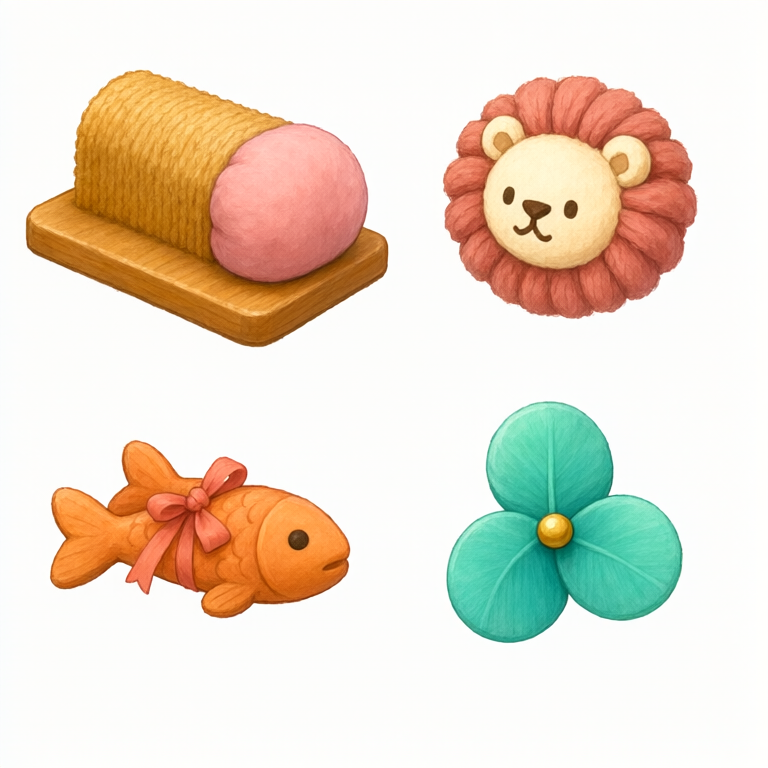
#> input picture art-source/treehouse-field-20261125/mechanisms/master.png, 768 x 768 px, found by its file name
$ python derive.py
#> lines starting #> are read from the running program, lines starting #| are printed output that depends on the picture; after the words box and inside, x2 and y2 are one past the last pixel; in counts of white or black regions, pixels touching at a corner belong together
"""Extract transparent sprites and stage a noninteractive, common-scale preview."""
import hashlib
import json
from pathlib import Path

import numpy as np
from PIL import Image, ImageDraw, ImageFilter
from scipy import ndimage

ROOT = Path(__file__).resolve().parent
GROUPS = {
    'props': ('books', 'stool', 'blanket-basket', 'scrolls'),
    'units-clean': ('fish', 'yarn', 'feather', 'heavy-cart'),
    'support': ('clip', 'scarf', 'tower-paper', 'tower-thread'),
    'mechanisms': ('tower-scratch', 'yarn-lion', 'fish-bundle', 'feather-wheel'),
}


def cutout(cell):
    rgb = np.asarray(cell.convert('RGB'), dtype=np.float32)
    ink = 255 - rgb.min(axis=2)
    # Remove flat near-white backing, including the open space between stool legs.
    mask = ink > 24
    labels, count = ndimage.label(mask)
    if not count:
        raise ValueError('No object in cell')
    areas = np.bincount(labels.ravel())
    keep = np.where(areas >= 45)[0]
    solid = np.isin(labels, keep[keep != 0])
    # Fill tiny specks in the object, not the visibly open holes in its silhouette.
    holes, _ = ndimage.label(ndimage.binary_fill_holes(solid) & ~solid)
    area = np.bincount(holes.ravel())
    solid |= (holes != 0) & (area[holes] < 145)
    interior = ndimage.binary_erosion(solid, iterations=2)
    near = ndimage.binary_dilation(solid, iterations=1)
    # Estimate the matte by projecting edge pixels onto the line from white to nearby ink.
    if not interior.any():
        raise ValueError('No opaque interior in cell')
    nearest = ndimage.distance_transform_edt(~interior, return_distances=False, return_indices=True)
    foreground = rgb[tuple(nearest)]
    delta = 255 - foreground
    coverage = ((255 - rgb) * delta).sum(axis=2) / np.maximum((delta ** 2).sum(axis=2), 1)
    alpha = np.where(interior, 1, np.where(near & (ink > 10), np.clip(coverage, 0, 1), 0))
    unmatted = np.where(interior[..., None], rgb, foreground)
    rgba = np.dstack((unmatted, alpha * 255)).round().astype('uint8')
    sprite = Image.fromarray(rgba, 'RGBA')
    bounds = sprite.getbbox()
    if not bounds or min(bounds[0], bounds[1], cell.width - bounds[2], cell.height - bounds[3]) < 3:
        raise ValueError(f'Object clipped by cell edge: {bounds}')
    sprite = sprite.crop(bounds)
    sprite.thumbnail((116, 116), Image.Resampling.LANCZOS)
    padded = Image.new('RGBA', (sprite.width + 8, sprite.height + 8))
    padded.alpha_composite(sprite, (4, 4))
    return padded, bounds


# [49 lines left out: functions scene, pack, render_stair_preview, not called in this run]


def main():
    sprites = {}
    records = []
    for group, ids in GROUPS.items():
        source = ROOT / group / 'master.png'
        if not source.exists():
            continue
        digest = hashlib.sha256(source.read_bytes()).hexdigest()
        with Image.open(source) as master:
#> master is the input picture: PIL image 768x768 RGBA; mean R, G, B, A 232.8, 220.3, 204.1, 254.9
            if master.size != (768, 768):
                raise ValueError(f'Unexpected size {master.size} for {group}')
            for i, sprite_id in enumerate(ids):
                split_x = 414 if group == 'mechanisms' and i < 2 else 384
                split_y = 357 if group == 'support' else 384
                left, right = (0, split_x) if i % 2 == 0 else (split_x, 768)
                top, bottom = (0, split_y) if i < 2 else (split_y, 768)
                cell = (left, top, right, bottom)
                try:
                    sprite, bounds = cutout(master.crop(cell))
                except ValueError as error:
                    raise ValueError(f'{group}/{sprite_id}: {error}') from error
                output = ROOT / group / f'{sprite_id}.png'
                sprite.save(output, optimize=True)
                sprites[sprite_id] = sprite
                records.append({'id': sprite_id, 'source': f'{group}/master.png', 'sha256': digest,
                                'cellLTRB': cell, 'alphaBoundsLTRB': bounds,
                                'output': f'{group}/{output.name}', 'size': sprite.size,
                                'pivot': [0.5, 0.0]})
#> this loop made 1 pass
#> (count in cutout, areas in cutout, keep in cutout, area in cutout, bounds) on pass 1: (1, [81878, 65578], [0, 1], [147456], (25, 69, 384, 348))
#> pass 1, in cutout, `rgb = np.asarray(cell.convert('RGB'), dtype=np.float32)`:
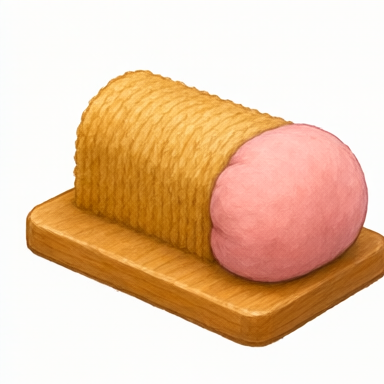
#> rgb: shape (384, 384, 3) float32; mean R, G, B 233.4, 201.1, 172.5
#> pass 1, in cutout, `ink = 255 - rgb.min(axis=2)`:
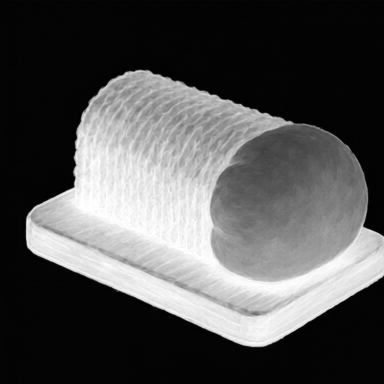
#> ink: shape (384, 384) float32; min 0, max 255, mean 82.6
#> pass 1, in cutout, `mask = ink > 24`:
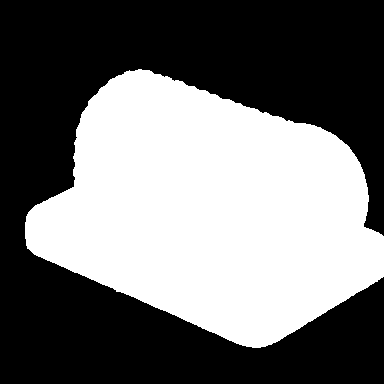
#> mask: shape (384, 384) bool; 44.5% white; 1 white region, box (x1, y1, x2, y2) and area: (25, 69, 384, 348) 65578
#> after the loop, records = []; sprites = 0 items
    room = Image.open(ROOT / 'room/master.png').convert('RGBA')
    cleanup = [('blanket-basket', 322, 463, 134), ('books', 157, 578, 77),
               ('stool', 474, 641, 86), ('books', 330, 722, 74), ('scrolls', 215, 863, 87),
               ('scrolls', 464, 809, 78), ('books', 473, 520, 71)]
    battle = [('books', 528, 778, 64), ('scrolls', 97, 760, 64), ('fish', 155, 754, 107),
              ('yarn', 314, 815, 102), ('feather', 474, 863, 105), ('heavy-cart', 318, 979, 148),
              ('tower-paper', 242, 586, 111), ('tower-thread', 383, 662, 109),
              ('tower-scratch', 500, 540, 100)]
    preview = Image.new('RGB', (768, 692), '#eadabc')
    for x, placements in ((0, cleanup), (384, battle)):
        shot = scene(room, sprites, [p for p in placements if p[0] in sprites])
        preview.paste(shot.convert('RGB').resize((384, 691), Image.Resampling.LANCZOS), (x, 0))
    preview.save(ROOT / 'field-preview.jpg', quality=92, optimize=True)
    if len(sprites) == 16:
        render_stair_preview(sprites)
    rects = pack(sprites) if len(sprites) == 16 else {}
    (ROOT / 'derivation.json').write_text(json.dumps({'cutouts': records, 'atlasRectsXYWHBottomLeft': rects,
                                                     'preview': {'cleanup': cleanup, 'battle': battle}},
                                                     indent=2) + '\n', encoding='utf-8')


if __name__ == '__main__':
#> (the run stopped early here; a loop or call above may not have finished)
